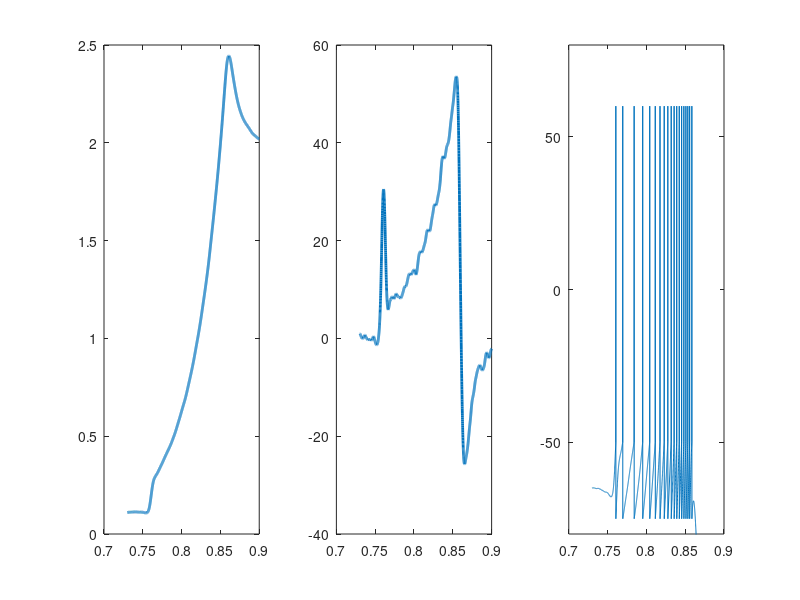

Source code (MATLAB): (Note: this script raises an error after producing the figure.)
clc; clear; close all;
load('sampledata.mat')
spikesample = load('spikeTrain_kRec030_Noise1.mat');

D = dir();
%% Figure 1, example spike sim
figure
subplot(131)
plot(sampledata.t, sampledata.F, 'LineWidth', 2)
subplot(132)
plot(sampledata.t, sampledata.dF, 'LineWidth', 2)
subplot(133)
plot(spikesample.t, spikesample.Vm)
ylim([-80 80])
yyaxis right
plot(spikesample.spiketimes, spikesample.ifr, '.k', 'MarkerSize',  12)
%% Figure 2, ifr and spike count vs receptor gain
figure
n = .06;
for ii = 1:length(D)
    if contains(D(ii).name, 'spikeTrain')
        data = load(D(ii).name);
        subplot(121)
        hold on
        plot(data.spiketimes, data.ifr, '.', 'MarkerSize', 12, 'Color', [0 0 .5] + [1 1 .5]*n)
        xlabel('time'); ylabel('firing rate')
        n = n + .06;

        subplot(122)
        hold on
        scatter(str2num(D(ii).name(16:18)), mean(diff(data.spiketimes)))
        xlabel('receptor gain'); ylabel('mean h_k')
    end
end
%% Figure 3, example accuracy
samplesim1 = load('results_FE_kRec010_Noise1.mat');
samplesim2 = load('results_FE_kRec060_Noise1.mat');

figure
subplot(221)
plot(sampledata.t, sampledata.F)
xlabel('time'); ylabel('s');
yyaxis right
plot(samplesim1.data.spiketimes, samplesim1.Sint, 'Marker', '.')
title(['receptor gain: 10, R^2: ' num2str(samplesim1.error.R2)])
legend({'s', '$$\hat{s}$$'}, 'Interpreter', 'latex')

subplot(222)
plot(sampledata.t, sampledata.F)
yyaxis right
plot(samplesim2.data.spiketimes, samplesim2.Sint, 'Marker', '.')
xlabel('time');
title(['receptor gain: 60, R^2: ' num2str(samplesim2.error.R2)])
ylabel('$$\hat{s}$$', 'Interpreter', 'latex')

n = .06;
for jj = 1:length(D)
    if contains(D(jj).name, 'results')
        data = load(D(jj).name);
        subplot(2, 2, [3 4])
        hold on
        plot(data.data.spiketimes, data.error.Residuals.^2, 'Color', [0 0 .5] + [1 1 .5]*n)
        n = n + .06;
    end
end
xlabel('time'); ylabel('% error')
sgtitle('Forward Euler')